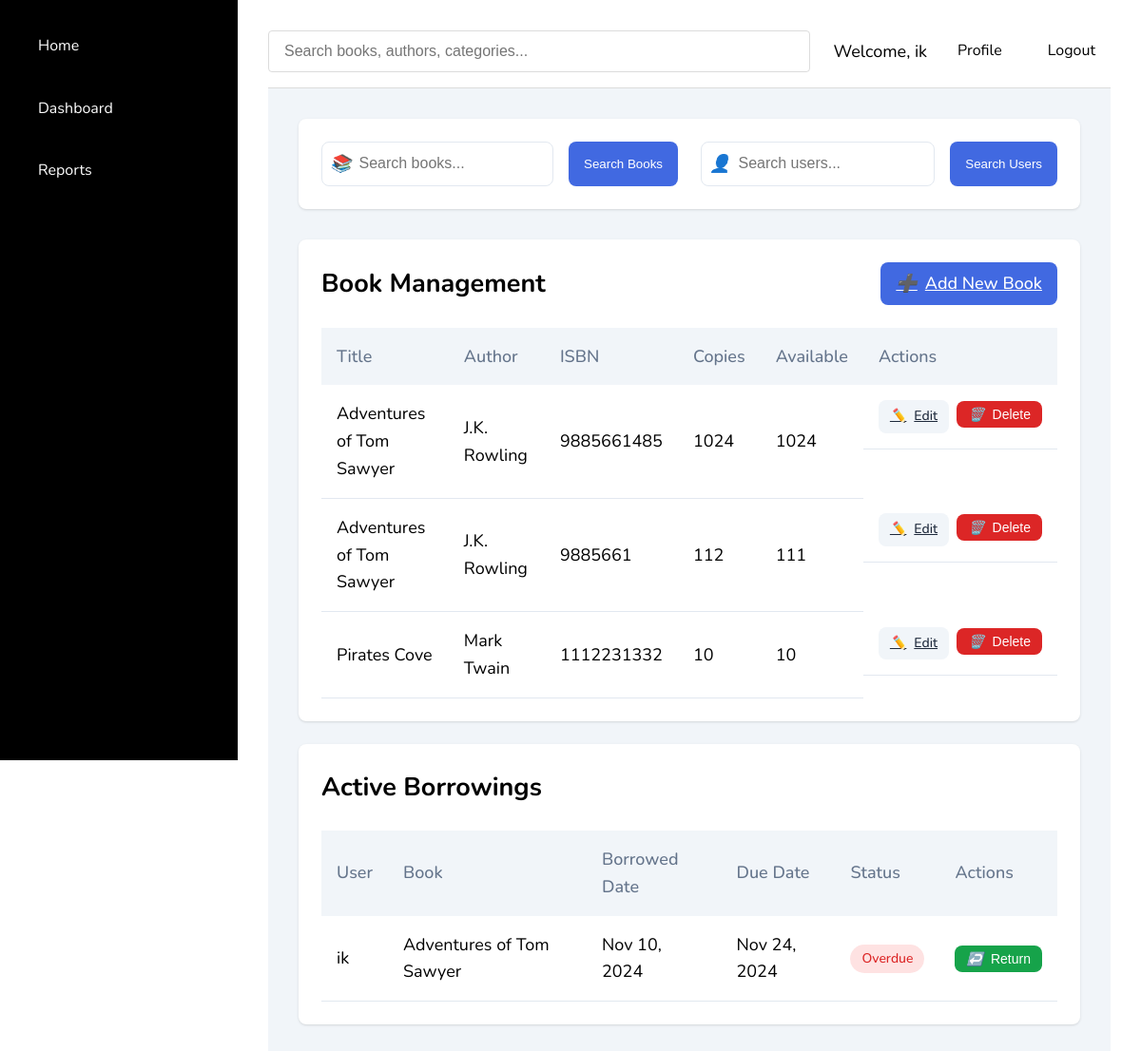
The app's page /librarian/dashboard/ (signed in), older data.
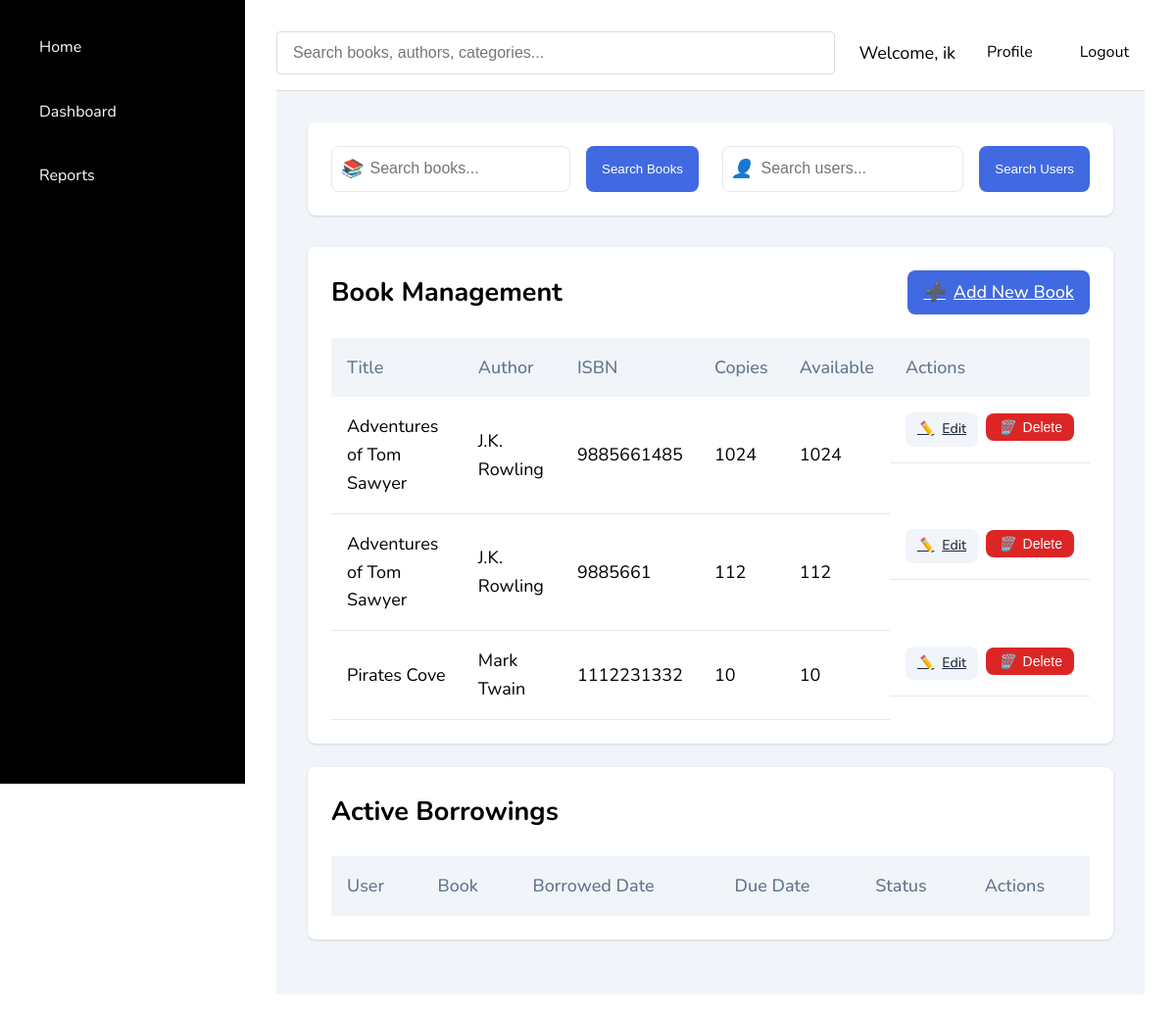
The same page, newer data.
### catalog/models.py (models this page shows, shortened)
class Book(models.Model):
    title = models.CharField(max_length=200)
    author = models.CharField(max_length=200)
    isbn = models.CharField(max_length=13, unique=True)
    genre = models.CharField(max_length=100)
    description = models.TextField()
    cover_image = models.ImageField(upload_to='covers/', null=True, blank=True)
    pdf_file = models.FileField(upload_to='books/')
    total_copies = models.PositiveIntegerField(default=1)
    available_copies = models.PositiveIntegerField(default=1)
    created_at = models.DateTimeField(auto_now_add=True)
    updated_at = models.DateTimeField(auto_now=True)
    class Meta:
        verbose_name = 'Book'
        verbose_name_plural = 'Books'

class Borrowing(models.Model):
    user = models.ForeignKey(User, on_delete=models.CASCADE)
    book = models.ForeignKey(Book, on_delete=models.CASCADE)
    borrowed_date = models.DateTimeField(auto_now_add=True)
    due_date = models.DateTimeField()
    returned_date = models.DateTimeField(null=True, blank=True)
    reminder_sent = models.BooleanField(default=False)
    class Meta:
        verbose_name = 'Borrowing'
        verbose_name_plural = 'Borrowings'

### librarian/views.py (the view, shortened to what this page needs)
# urls.py: path('dashboard/', views.librarian_dashboard, name='librarian_dashboard'),
@user_passes_test(is_librarian)
def librarian_dashboard(request):
    search_query = request.GET.get('search', '')
    user_search = request.GET.get('user_search', '')
    books = Book.objects.all().order_by('-created_at')
    borrowings = Borrowing.objects.filter(
        returned_date__isnull=True
    ).select_related('user', 'book').order_by('due_date')
    if search_query:
        books = books.filter(
            Q(title__icontains=search_query) |
            Q(author__icontains=search_query) |
            Q(isbn__icontains=search_query)
        )
    user_details = None
    return render(request, 'librarian/dashboard.html', {
        'books': books,
        'borrowings': borrowings,
        'search_query': search_query,
        'user_search': user_search,
        'user_details': user_details,
        'now': timezone.now()
    })

### librarian/views.py (called while the page is built)
def is_librarian(user):
    return user.is_authenticated and user.is_staff

### librarian/templates/librarian/dashboard.html (shortened to what the changed rows need)
{% extends 'catalog/layout.html' %}
{% block content %}
<div class="dashboard-container">
    <div class="dashboard-section card">
        <div class="section-header">
            <h2>Book Management</h2>
        </div>
        <div class="books-table">
            <table>
                <thead>
                    <tr>
                        <th>Title</th>
                        <th>Author</th>
                        <th>ISBN</th>
                        <th>Copies</th>
                        <th>Available</th>
                        <th>Actions</th>
                    </tr>
                </thead>
                <tbody>
                    {% for book in books %}
                    <tr>
                        <td>{{ book.title }}</td>
                        <td>{{ book.author }}</td>
                        <td>{{ book.isbn }}</td>
                        <td>{{ book.total_copies }}</td>
                        <td>{{ book.available_copies }}</td>
                        <td class="actions-cell">
                            <a href="{% url 'edit_book' book.pk %}" class="btn btn-small btn-edit">
                                <i class="btn-icon">✏️</i> Edit
                            </a>
                            <form method="post" action="{% url 'delete_book' book.pk %}" class="inline-form">
                                <button type="submit" class="btn btn-small btn-danger">
                                    <i class="btn-icon">🗑️</i> Delete
                                </button>
                            </form>
                        </td>
                    </tr>
                    {% endfor %}
                </tbody>
            </table>
        </div>
    </div>
    <div class="dashboard-section card">
        <div class="section-header">
            <h2>Active Borrowings</h2>
        </div>
        <div class="borrowings-table">
            <table>
                <thead>
                    <tr>
                        <th>User</th>
                        <th>Book</th>
                        <th>Borrowed Date</th>
                        <th>Due Date</th>
                        <th>Status</th>
                        <th>Actions</th>
                    </tr>
                </thead>
                <tbody>
                    {% for borrowing in borrowings %}
                    <tr>
                        <td>{{ borrowing.user.username }}</td>
                        <td>{{ borrowing.book.title }}</td>
                        <td>{{ borrowing.borrowed_date|date:"M d, Y" }}</td>
                        <td>{{ borrowing.due_date|date:"M d, Y" }}</td>
                        <td>
                            <span class="status-badge {% if borrowing.due_date < now %}overdue{% else %}active{% endif %}">
                                {% if borrowing.due_date < now %}Overdue{% else %}Active{% endif %}
                            </span>
                        </td>
                        <td>
                            <form method="post" action="{% url 'return_book' borrowing.pk %}" class="inline-form">
                                <button type="submit" class="btn btn-small btn-return">
                                    <i class="btn-icon">↩️</i> Return
                                </button>
                            </form>
                        </td>
                    </tr>
                    {% endfor %}
                </tbody>
            </table>
        </div>
    </div>
</div>
{% endblock %}

Row changes from the older to the newer data that the page shows:
no longer on this page (row edited): Borrowing: user.username "ik", book "Adventures of Tom Sawyer", borrowed_date "Nov 10, 2024", due_date "Nov 24, 2024", shows "Overdue"
changed Book (number 2 of 3 on the later page): available_copies "111" → "112"
